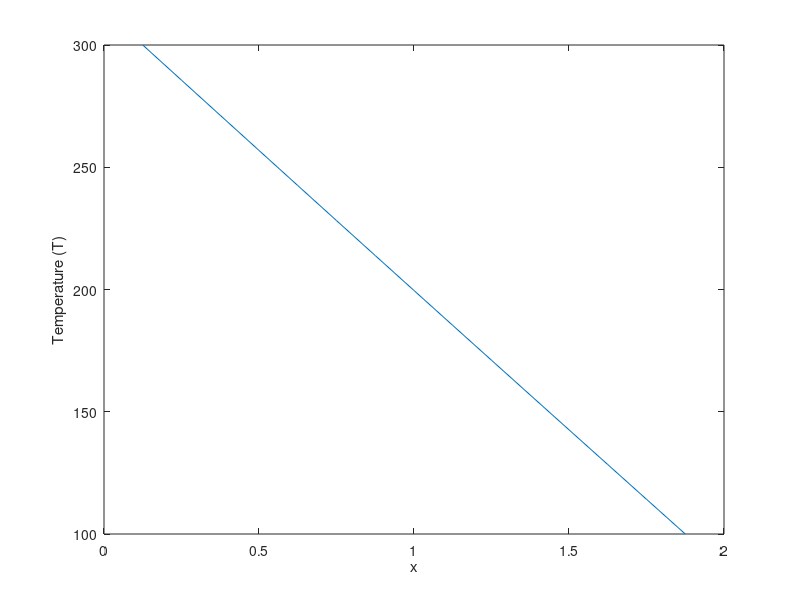

Here is the MATLAB script that generated this plot:
% Case --->  dT/dt = alpha * d2T/dX2
% Control Parameters
% Lets take n nodal points including the T_h and T_c point

T_h = 300;
T_c = 100;
n = 15;
delta_t = 0.005;
delta_x = 0.125;
fo = delta_t/(delta_x * delta_x);


% Creating the A matrix ---> No need to create this matrix for the explicit case
A_matrix = zeros(n,n);
A_matrix(1,1) = 1;
A_matrix(n,n) = 1;
for i = 2:n-1
    for j = 1:n
        if i==j
            A_matrix(i,j-1) = -fo;
            A_matrix(i,j) = 1 + 2 * fo;
            A_matrix(i,j+1) = -fo;
        end
    end
end

% Creating and Initialising the Temperature Matrix ---> answer matrix ---> Here this matrix will keep on changing as we march in time

T_matrix = repmat(130, n, 1); % initialization of the matrix
T_matrix(1,1) = T_h;
T_matrix(n,1) = T_c; 

ct = 0;
it = 0;

% plotting T_matrix vs x

x = 0.125 *(1:1:n);
Temp_data = T_matrix(x/0.125);
h = plot(x,Temp_data);
ylabel('Temperature (T)');    % Label for the x-axis
xlabel('x');                  % Label for the y-axis


while ct < n

    T_matrix_copy = T_matrix;
    for i = 2:n-1
        T_matrix(i) = T_matrix(i) + fo * (T_matrix(i-1) - 2 * T_matrix(i) + T_matrix(i+1));
    end
    ct = 0;
    for i = 1:n
        if abs(T_matrix_copy(i) - T_matrix(i)) < 0.01
            ct = ct + 1;
        end    
    end

    % Update the plot
    Temp_data = T_matrix(x/0.125);
    set(h, 'YData', Temp_data);
    
    % Pause to create the animation effect
    pause(0.1); % Adjust this value for desired animation speed

    it = it + 1;

end    




% Solution matrix --> T_matrix

T_matrix


